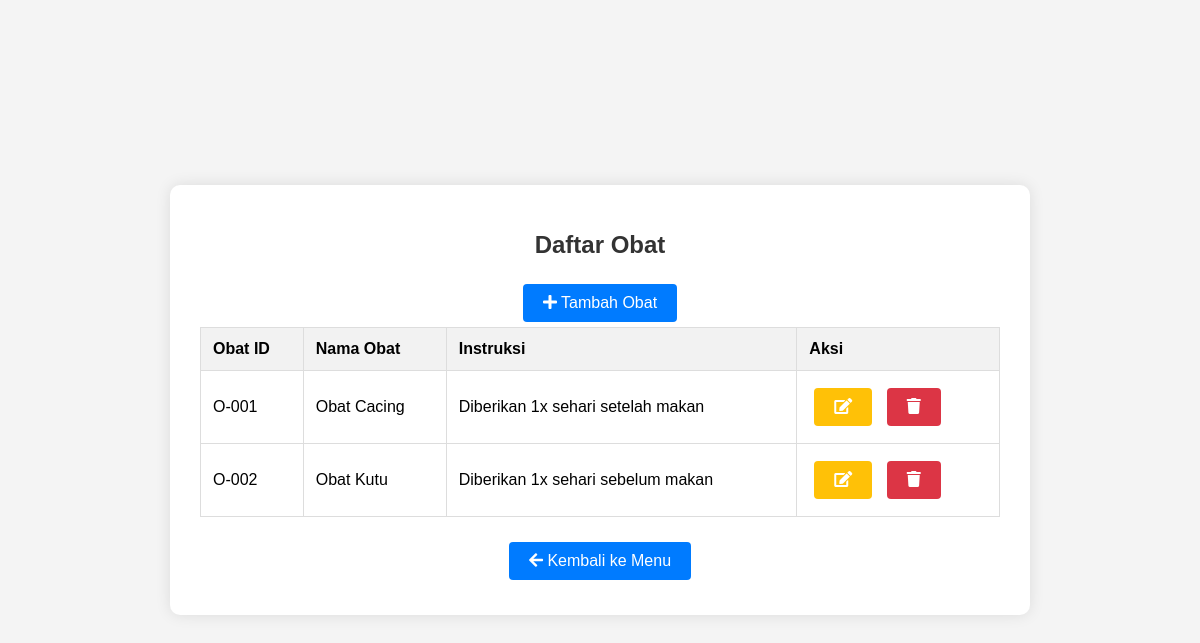
The page /src/models/obat/index.php on the database its author committed.
### tables this page shows
CREATE TABLE `obat` (
  `Obat_ID` varchar(10) NOT NULL,
  `Obat_Nama` varchar(100) DEFAULT NULL,
  `Obat_Instruction` text DEFAULT NULL
);

### src/models/Obat/index.php (the view, shortened to what this page needs)
<?php
include '../../connection.php';
$sql = "SELECT * FROM obat";
$result = $conn->query($sql);
?>
<!DOCTYPE html>
<html lang="en">
<head>
    <link rel="stylesheet" href="../../style/style.css">
    <link rel="stylesheet" href="https://cdnjs.cloudflare.com/ajax/libs/font-awesome/5.15.3/css/all.min.css">
</head>
<body>
    <div class="container">
        <h1>Daftar Obat</h1>
        <a href="create.php" class="btn btn-add"><i class="fas fa-plus"></i> Tambah Obat</a>
        <table>
            <tr>
                <th>Obat ID</th>
                <th>Nama Obat</th>
                <th>Instruksi</th>
                <th>Aksi</th>
            </tr>
            <?php
            if ($result->num_rows > 0) {
                while ($row = $result->fetch_assoc()) {
                    echo "<tr>";
                    echo "<td>{$row['Obat_ID']}</td>";
                    echo "<td>{$row['Obat_Nama']}</td>";
                    echo "<td>{$row['Obat_Instruction']}</td>";
                    echo "<td>
                            <a href='update.php?id={$row['Obat_ID']}' class='btn btn-edit'><i class='fas fa-edit'></i></a>
                            <a href='delete.php?id={$row['Obat_ID']}' class='btn btn-delete'><i class='fas fa-trash'></i></a>
                          </td>";
                    echo "</tr>";
                }
            } else {
                echo "<tr><td colspan='4'>No data found</td></tr>";
            }
            ?>
        </table>
        <a href="../../app.php" class="btn btn-add"><i class="fas fa-arrow-left"></i> Kembali ke Menu</a>
    </div>
</body>
</html>

### src/style/style.css (style rules this page uses)
body { font-family: Arial, sans-serif; background-color: #f4f4f4; margin: 0; padding: 0; display: flex; justify-content: center; align-items: center; height: 100vh; }
.container { background-color: #fff; padding: 30px; border-radius: 10px; box-shadow: 0 0 15px rgba(0, 0, 0, 0.1); text-align: center; max-width: 800px; width: 100%; }
h1 { color: #333; margin-bottom: 20px; font-size: 24px; }
table { width: 100%; border-collapse: collapse; margin-bottom: 20px; }
table, th, td { border: 1px solid #ddd; }
th, td { padding: 12px; text-align: left; }
th { background-color: #f2f2f2; }
.btn { text-decoration: none; color: #fff; padding: 10px 20px; border-radius: 4px; transition: all 0.3s ease; display: inline-block; margin: 5px; }
.btn-add { background-color: #007bff; }
.btn-edit { background-color: #ffc107; }
.btn-delete { background-color: #dc3545; }

### rows shown on the page
obat: Obat_ID "O-001", Obat_Nama "Obat Cacing", Obat_Instruction "Diberikan 1x sehari setelah makan"
obat: Obat_ID "O-002", Obat_Nama "Obat Kutu", Obat_Instruction "Diberikan 1x sehari sebelum makan"
